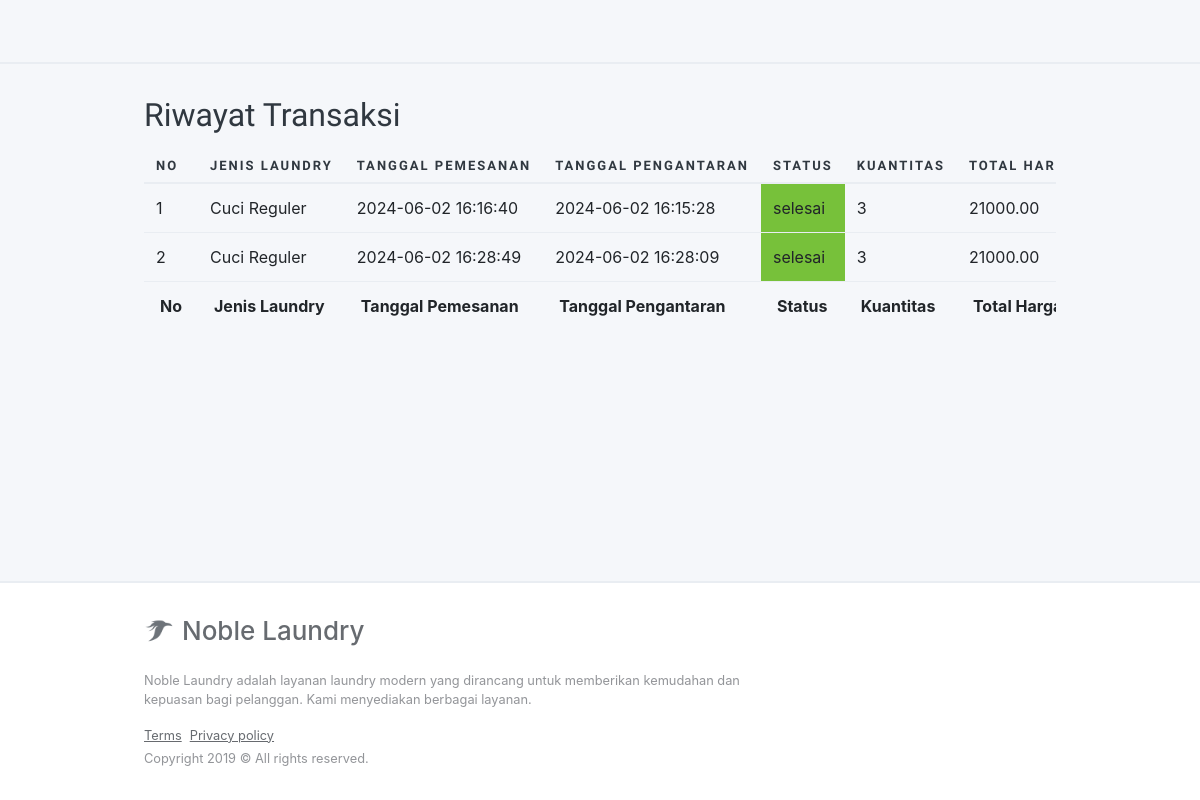
The app's page /riwayat.php (signed in) with its own data.
### tables this page shows
CREATE TABLE `transaksi` (
  `transaksi_id` int(11) NOT NULL,
  `client_id` int(11) NOT NULL,
  `petugas_id` int(11) DEFAULT NULL,
  `jenis_id` int(11) NOT NULL,
  `tanggal_pemesanan` timestamp NOT NULL DEFAULT current_timestamp() ON UPDATE current_timestamp(),
  `tanggal_pengambilan` timestamp NULL DEFAULT current_timestamp(),
  `tanggal_pengantaran` timestamp NULL DEFAULT current_timestamp(),
  `status` enum('konfirmasi','diterima','dicuci','disetrika','dalam pengiriman','selesai','gagal') DEFAULT 'konfirmasi',
  `kuantitas` int(11) NOT NULL,
  `total_harga` decimal(10,2) DEFAULT NULL
);

CREATE TABLE `jenislaundry` (
  `jenis_id` int(11) NOT NULL,
  `nama_layanan` varchar(255) NOT NULL,
  `deskripsi` text DEFAULT NULL,
  `harga` decimal(10,2) NOT NULL
);

### config/controller.php (called while the page is built, shortened)
<?php
function select($query)
{
    global $db;
    $result = mysqli_query($db, $query);
    $rows = [];
    while ($row = mysqli_fetch_assoc($result)) {
        $rows[] = $row;
    }
    return $rows;
}

### riwayat.php (the view, shortened to what this page needs)
<?php
$id_client = $_SESSION['client_id'];
$data_transaksi = select("SELECT j.nama_layanan AS Jenis,
                        t.tanggal_pemesanan AS Tanggal_Pemesanan,
                        t.tanggal_pengantaran AS Tanggal_Pengantaran,
                        t.status AS Status,
                        t.kuantitas AS Kuantitas,
                        t.total_harga AS Total_Harga
                    FROM transaksi t
                    JOIN jenislaundry j ON t.jenis_id = j.jenis_id
                    WHERE t.client_id = $id_client
                        AND (t.status = 'selesai' OR t.status = 'gagal')");
?>
<!DOCTYPE html>
<html lang="en"
      dir="ltr">
    <head>
        <?php include("layout/head.php") ?>
    </head>
    <body class="layout-app ">
        <div class="mdk-drawer-layout js-mdk-drawer-layout"
             data-push
             data-responsive-width="992px">
            <div class="mdk-drawer-layout__content page-content">
                <?php include("layout/header.php") ?>
                <div class="page-section">
                    <div class="container page__container">
                        <h2>Riwayat Transaksi</h1>
                        <div class="table-responsive">
                            <table id="example" class="table mb-0 thead-border-top-0 table-nowrap" style="width:100%">
                                <thead>
                                    <tr>
                                        <th>No</th>
                                        <th>Jenis Laundry</th>
                                        <th>Tanggal Pemesanan</th>
                                        <th>Tanggal Pengantaran</th>
                                        <th>Status</th>
                                        <th>Kuantitas</th>
                                        <th>Total Harga</th>
                                    </tr>
                                </thead>
                                <tbody>
                                    <?php $no = 1; ?>
                                    <?php foreach ($data_transaksi as $transaksi) : ?>
                                    <?php
                                        $bgClass = '';
                                        if ($transaksi['Status'] == 'selesai') {
                                            $bgClass = 'bg-success';
                                        } elseif ($transaksi['Status'] == 'gagal') {
                                            $bgClass = 'bg-danger';
                                        }
                                    ?>
                                    <tr>
                                        <td><?= $no++; ?></td>
                                        <td><?= $transaksi['Jenis']; ?></td>
                                        <td><?= $transaksi['Tanggal_Pemesanan']; ?></td>
                                        <td><?= $transaksi['Tanggal_Pengantaran']; ?></td>
                                        <td class="<?php echo $bgClass; ?>"><?= $transaksi['Status']; ?></td>
                                        <td><?= $transaksi['Kuantitas']; ?></td>
                                        <td><?= $transaksi['Total_Harga']; ?></td>
                                    </tr>
                                    <?php endforeach; ?>
                                </tbody>
                                <tfoot>
                                    <tr>
                                        <th>No</th>
                                        <th>Jenis Laundry</th>
                                        <th>Tanggal Pemesanan</th>
                                        <th>Tanggal Pengantaran</th>
                                        <th>Status</th>
                                        <th>Kuantitas</th>
                                        <th>Total Harga</th>
                                    </tr>
                                </tfoot>
                            </table>
                        </div>
                    </div>
                </div>
                <?php include("layout/footer.php") ?>
            </div>
        </div>
    </body>
</html>

### assets/css/preloader.css (style rules this page uses)
:root { --sk-size:64px;--sk-color:#fff }

### records on screen
transaksi: jenis.nama_layanan "Cuci Reguler", tanggal_pemesanan "2024-06-02 16:16:40", tanggal_pengantaran "2024-06-02 16:15:28", status "selesai", kuantitas "3", total_harga "21000.00"
transaksi: jenis.nama_layanan "Cuci Reguler", tanggal_pemesanan "2024-06-02 16:28:49", tanggal_pengantaran "2024-06-02 16:28:09", status "selesai", kuantitas "3", total_harga "21000.00"
